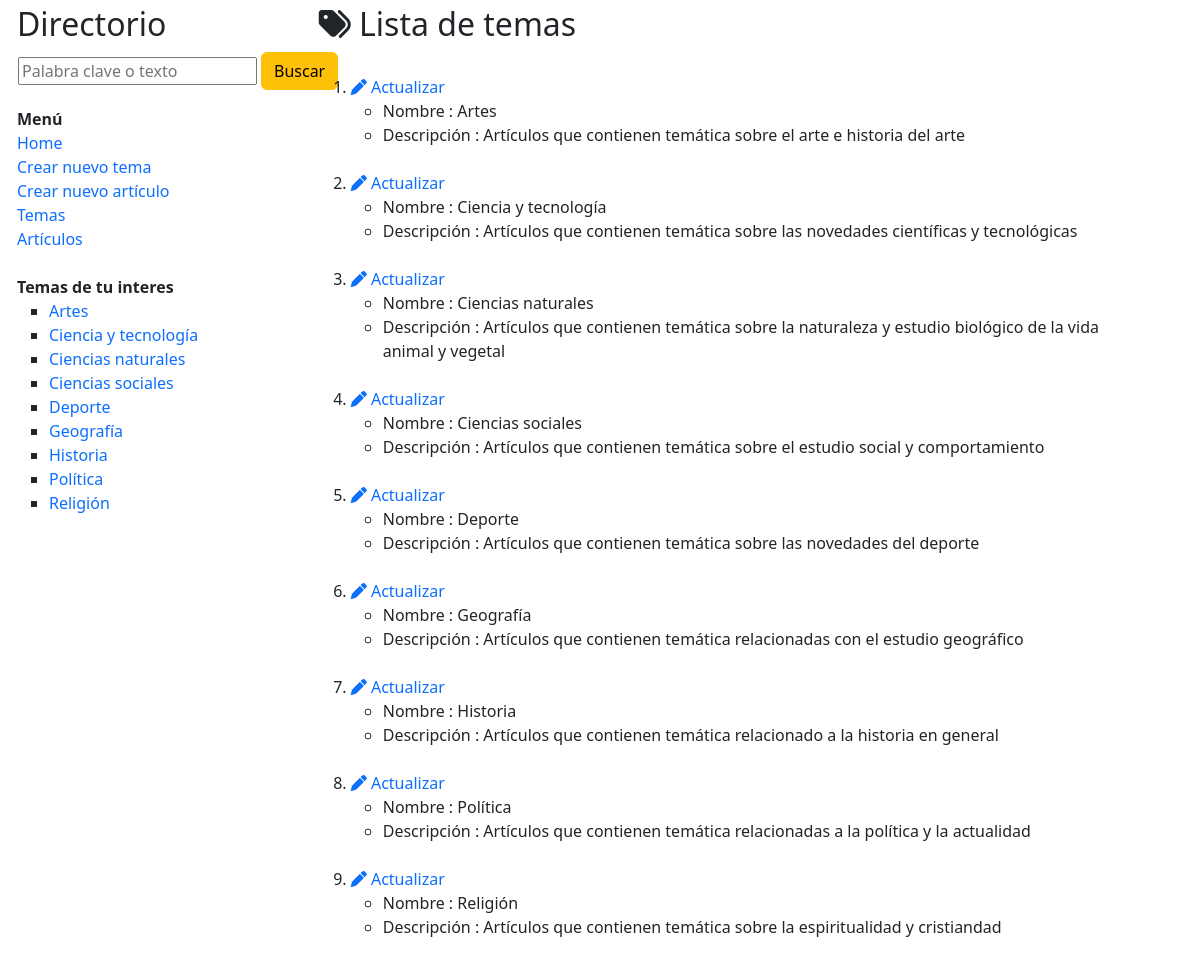
Before: /temas with the older database file.
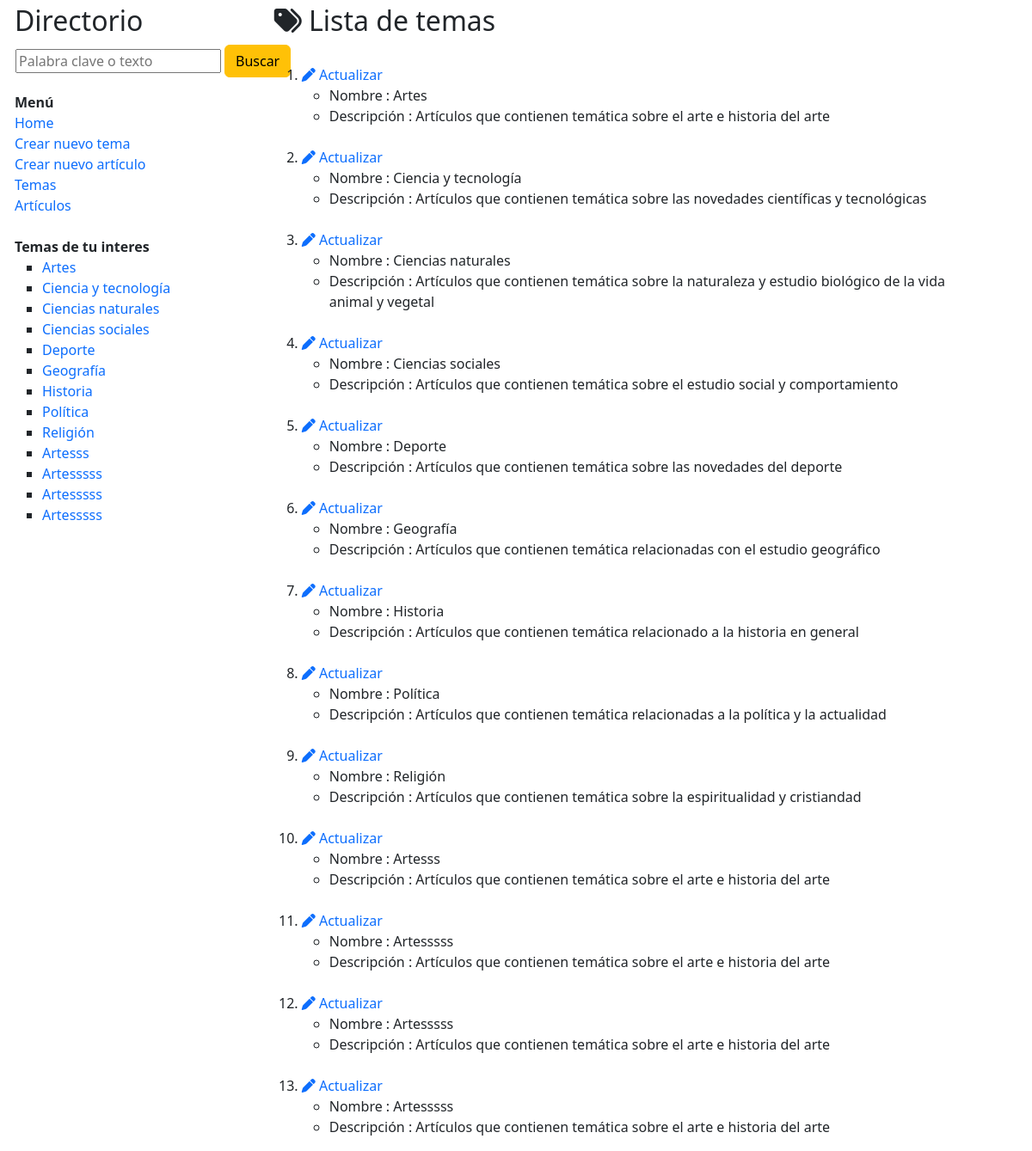
After: the same page with the newer database file.
### wikiApp/models.py (models this page shows)
class temaWiki(models.Model):
    nombre = models.CharField(max_length=128, null=True, blank=True)
    descripcion = models.CharField(max_length=512, null=True, blank=True)

### wikiApp/views.py (the view)
# urls.py: path('temas', views.temas, name='temas'),
def temas(request):
    listaTemas = temaWiki.objects.all()
    return render(request,'temas.html',{
        'listaTemas': listaTemas
    })

### wikiApp/templates/temas.html (shortened to what this page needs)
{% extends "layout.html" %}
{% block contenido %}
    <h2><i class="fa-solid fa-tags"></i> Lista de temas</h2>
    <ol>
        {% for tema in listaTemas %}
        <br>
        <li><a href="{% url 'wikiApp:actualizarTema' tema.id %}"><i class="fa-solid fa-pen"></i> Actualizar</a>
            <ul>
                <li>Nombre : {{ tema.nombre }}</li>
                <li>Descripción : {{ tema.descripcion }}</li>
            </ul>
        </li>
        {% endfor %}
    </ol>
{% endblock %}

### wikiApp/templates/layout.html (shortened to what this page needs)
{% load static %}
<html>
<head>
    <link href="https://cdn.jsdelivr.net/npm/bootstrap@5.3.0/dist/css/bootstrap.min.css" rel="stylesheet">
    <link rel="stylesheet" href="https://cdnjs.cloudflare.com/ajax/libs/font-awesome/6.3.0/css/all.min.css" />
    <link rel="stylesheet" href="{% static 'css/estilos.css'%}">
</head>
<body>
    <div class="row" style="margin-left:5px; margin-top:5px">
        <div class="col-3">
            <h2>Directorio</h2>
            <div>
                <form method="post" action="{% url 'wikiApp:buscarArticulo' %}">
                    <table>
                        <tr>
                            <td><input type="text" name="texto" placeholder="Palabra clave o texto"></td>
                            <td width="10"></td>
                            <td><input class="btn btn-warning" type="submit" value="Buscar"></td>
                        </tr>
                    </table>
                </form>
            </div>
            <b>Menú</b>
            <div>
                <a href="{% url 'wikiApp:inicio' %}"  >Home</a>
            </div>
            <div>
                <a href="{% url 'wikiApp:nuevoTema' %}">Crear nuevo tema</a>
            </div>
            <div>
                <a href="{% url 'wikiApp:nuevoArticulo' %}">Crear nuevo artículo</a>
            </div>
            <div>
                <a href="{% url 'wikiApp:temas' %}">Temas</a>
            </div>
            <div>
                <a href="{% url 'wikiApp:articulos' %}">Artículos</a>
            </div>
            <br>
            <div>
                <b>Temas de tu interes</b>
                <ul type="square">
                    {% for tema in listaTemas %}
                        <li><a href="{% url 'wikiApp:verTema' tema.id %}">{{ tema.nombre }}</a></li>
                    {% endfor %}
                </ul>
            </div>
        </div>
        <div class="col-8">
            {% block contenido %}
            {% endblock %}
        </div>
    </div>
</body>
</html>

Changed rows visible on the page:
added temaWiki: nombre "Artesss", descripcion "Artículos que contienen temática sobre el arte e historia del arte"
added temaWiki: nombre "Artesssss", descripcion "Artículos que contienen temática sobre el arte e historia del arte"
added temaWiki: nombre "Artesssss", descripcion "Artículos que contienen temática sobre el arte e historia del arte"
added temaWiki: nombre "Artesssss", descripcion "Artículos que contienen temática sobre el arte e historia del arte"
